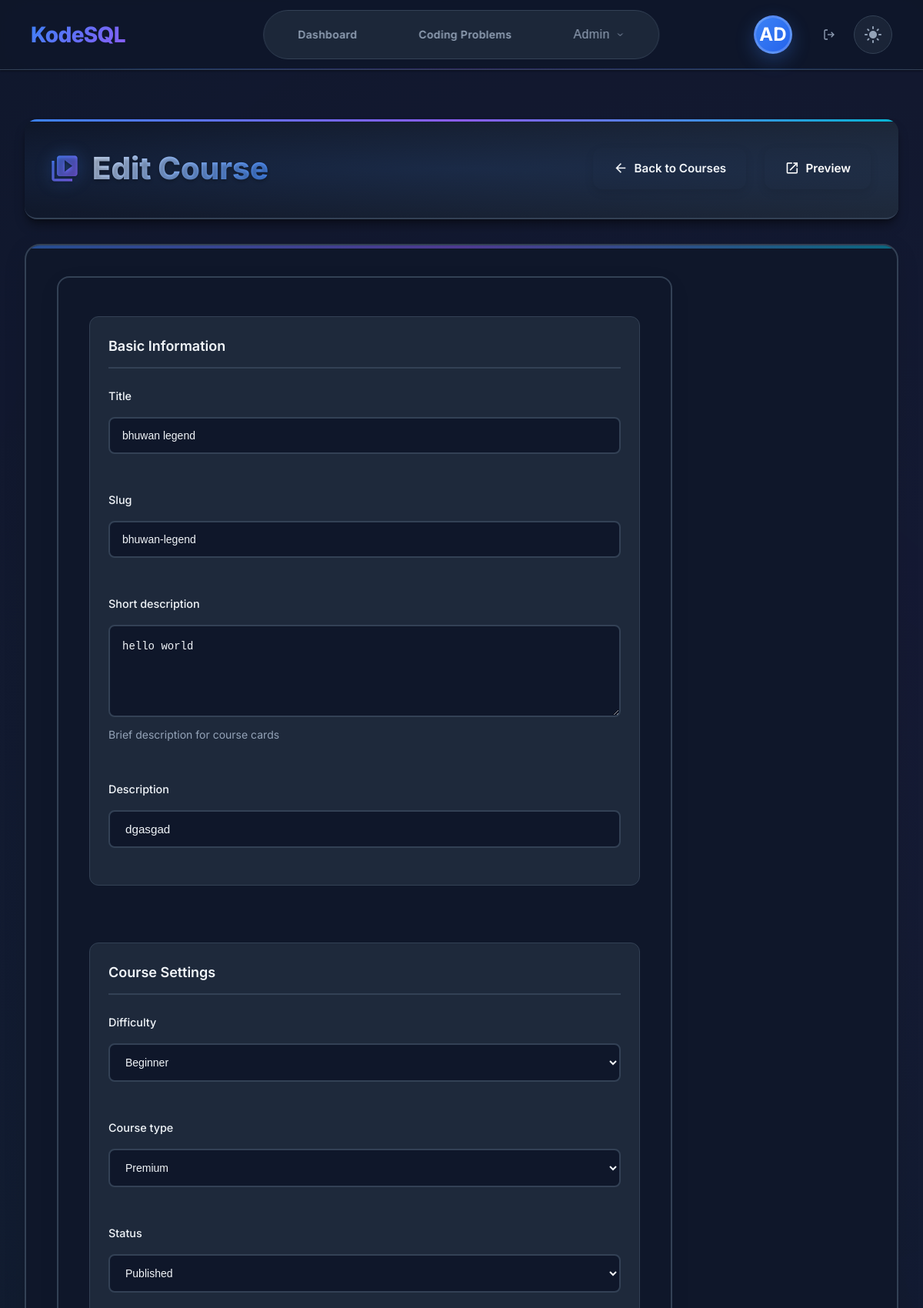
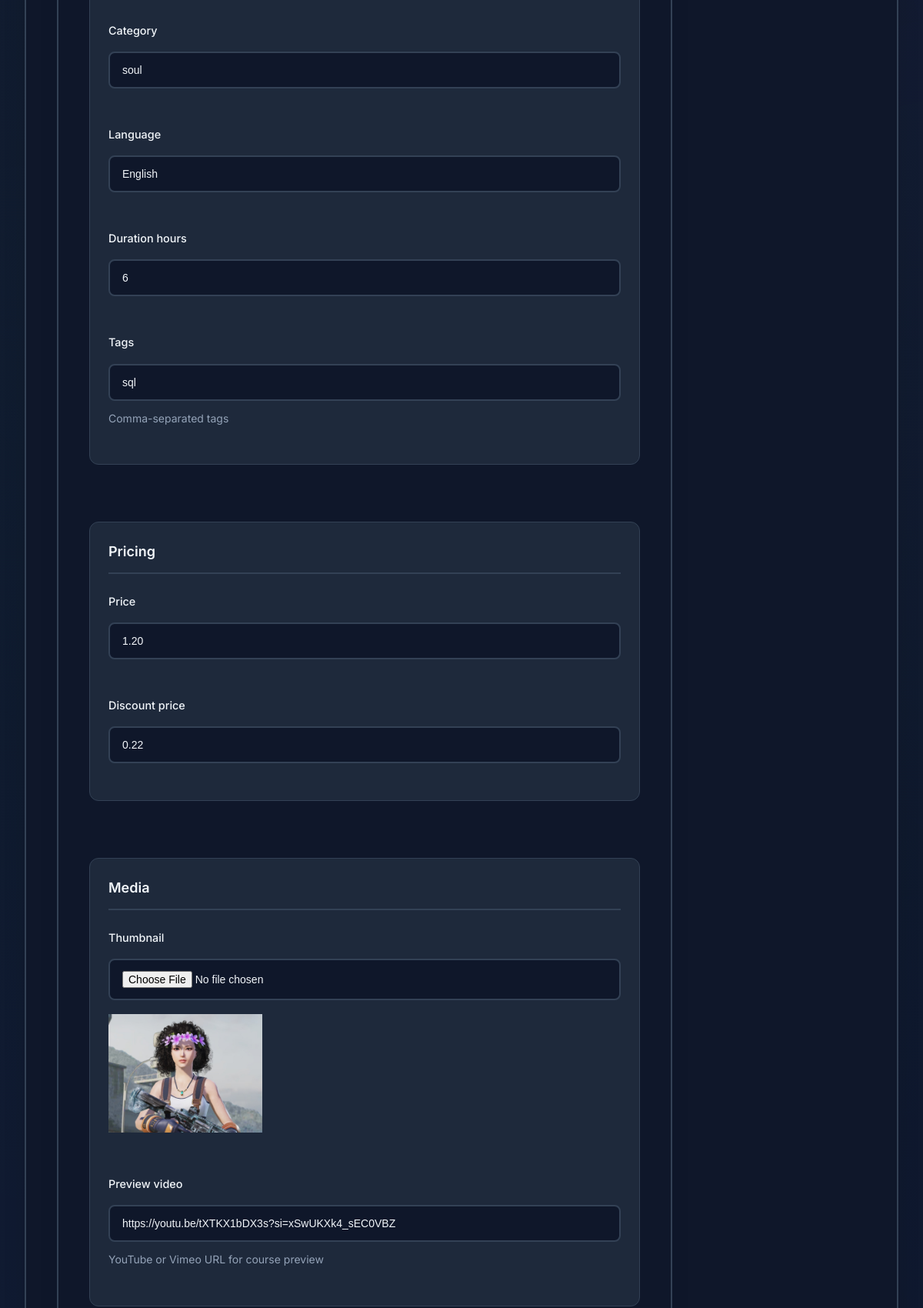
The page /courses/admin/bhuwan-legend/edit/ (signed in, upper part) on the database its author committed (2 pictures, top to bottom).
### users/models.py (models this page shows, shortened)
class User(AbstractUser):
    email = models.EmailField(unique=True)
    is_email_verified = models.BooleanField(default=False)
    created_at = models.DateTimeField(auto_now_add=True)
    updated_at = models.DateTimeField(auto_now=True)
    USERNAME_FIELD = 'email'
    REQUIRED_FIELDS = ['username']

### courses/models.py (models this page shows, shortened)
class Course(models.Model):
    DIFFICULTY_CHOICES = [
        ('beginner', 'Beginner'),
        ('intermediate', 'Intermediate'),
        ('advanced', 'Advanced'),
    ]
    COURSE_TYPE_CHOICES = [
        ('free', 'Free'),
        ('paid', 'Paid'),
        ('premium', 'Premium'),
    ]
    STATUS_CHOICES = [
        ('draft', 'Draft'),
        ('published', 'Published'),
        ('archived', 'Archived'),
    ]
    title = models.CharField(max_length=255)
    slug = models.SlugField(max_length=255, unique=True)
    description = CKEditor5Field(config_name='tutorial')
    short_description = models.TextField(max_length=500, help_text="Brief description for course cards")
    difficulty = models.CharField(max_length=15, choices=DIFFICULTY_CHOICES, default='beginner')
    course_type = models.CharField(max_length=10, choices=COURSE_TYPE_CHOICES, default='free')
    status = models.CharField(max_length=10, choices=STATUS_CHOICES, default='draft')
    price = models.DecimalField(max_digits=10, decimal_places=2, default=0.00)
    discount_price = models.DecimalField(max_digits=10, decimal_places=2, null=True, blank=True)
    thumbnail = models.ImageField(upload_to='courses/thumbnails/', blank=True, null=True)
    preview_video = models.URLField(blank=True, help_text="YouTube or Vimeo URL for course preview")
    duration_hours = models.PositiveIntegerField(default=0, help_text="Estimated course duration in hours")
    skill_level = models.CharField(max_length=50, blank=True, help_text="e.g., 'No prior experience needed'")
    language = models.CharField(max_length=50, default='English')
    tags = models.CharField(max_length=500, blank=True, help_text="Comma-separated tags")
    category = models.CharField(max_length=100, blank=True)
    prerequisites = CKEditor5Field(config_name='tutorial', blank=True)
    learning_outcomes = CKEditor5Field(config_name='tutorial', blank=True)
    is_featured = models.BooleanField(default=False)
    allow_preview = models.BooleanField(default=True, help_text="Allow non-enrolled users to preview first module")
    certificate_enabled = models.BooleanField(default=True)
    order = models.PositiveIntegerField(default=0)
    created_at = models.DateTimeField(auto_now_add=True)
    updated_at = models.DateTimeField(auto_now=True)
    published_at = models.DateTimeField(null=True, blank=True)
    instructor = models.ForeignKey(settings.AUTH_USER_MODEL, on_delete=models.CASCADE, related_name='courses_taught')
    class Meta:
        ordering = ['order', '-created_at']
        indexes = [
            models.Index(fields=['status', 'course_type']),
            models.Index(fields=['difficulty', 'category']),
            models.Index(fields=['-created_at']),
        ]

### courses/views.py (the view)
# urls.py: path('admin/<slug:slug>/edit/', views.admin_course_edit, name='admin_course_edit'),
@staff_member_required
def admin_course_edit(request, slug):
    course = get_object_or_404(Course, slug=slug)
    if request.method == 'POST':
        form = CourseForm(request.POST, request.FILES, instance=course, user=request.user)
        if form.is_valid():
            course = form.save()
            messages.success(request, f'Course "{course.title}" updated successfully!')
            return redirect('courses:admin_course_detail', slug=course.slug)
    else:
        form = CourseForm(instance=course, user=request.user)
    context = {
        'page_title': f'Edit: {course.title}',
        'form': form,
        'course': course,
    }
    return render(request, 'courses/admin/course_form.html', context)

### templates/courses/admin/course_form.html (shortened to what this page needs)
{% extends 'admin_base.html' %}
{% load static %}
{% block extra_css %}
{{ block.super }}
<link rel="stylesheet" href="{% static 'css/courses.css' %}">
<link rel="stylesheet" href="{% static 'css/admin-subscription-plans.css' %}">
{% endblock %}
{% block admin_content %}
<div class="admin-header">
    <div class="admin-header-content">
        <h1>
            <span class="material-icons">video_library</span>
            {% if course %}Edit Course{% else %}Create Course{% endif %}
        </h1>
        <div class="admin-actions">
            <a href="{% url 'courses:admin_courses_list' %}" class="btn btn-secondary">
                <span class="material-icons">arrow_back</span>
                Back to Courses
            </a>
            {% if course %}
            <a href="{% url 'courses:course_detail' course.slug %}" class="btn btn-info" target="_blank">
                <span class="material-icons">open_in_new</span>
                Preview
            </a>
            {% endif %}
        </div>
    </div>
</div>
<div class="admin-content-section">
    <form method="post" enctype="multipart/form-data" class="admin-form">
        <div class="form-sections">
                <div class="form-section">
                    <h3>Basic Information</h3>
                    <div class="form-grid">
                        <div class="form-group">
                            <label for="{{ form.title.id_for_label }}">{{ form.title.label }}</label>
                            {{ form.title }}
                        </div>
                        <div class="form-group">
                            <label for="{{ form.slug.id_for_label }}">{{ form.slug.label }}</label>
                            {{ form.slug }}
                        </div>
                        <div class="form-group full-width">
                            <label for="{{ form.short_description.id_for_label }}">{{ form.short_description.label }}</label>
                            {{ form.short_description }}
                            {% if form.short_description.help_text %}
                            <small class="help-text">{{ form.short_description.help_text }}</small>
                            {% endif %}
                        </div>
                        <div class="form-group full-width">
                            <label for="{{ form.description.id_for_label }}">{{ form.description.label }}</label>
                            {{ form.description }}
                        </div>
                    </div>
                </div>
                <div class="form-section">
                    <h3>Course Settings</h3>
                    <div class="form-grid">
                        <div class="form-group">
                            <label for="{{ form.difficulty.id_for_label }}">{{ form.difficulty.label }}</label>
                            {{ form.difficulty }}
                        </div>
                        <div class="form-group">
                            <label for="{{ form.course_type.id_for_label }}">{{ form.course_type.label }}</label>
                            {{ form.course_type }}
                        </div>
                        <div class="form-group">
                            <label for="{{ form.status.id_for_label }}">{{ form.status.label }}</label>
                            {{ form.status }}
                        </div>
                        <div class="form-group">
                            <label for="{{ form.category.id_for_label }}">{{ form.category.label }}</label>
                            {{ form.category }}
                        </div>
                        <div class="form-group">
                            <label for="{{ form.language.id_for_label }}">{{ form.language.label }}</label>
                            {{ form.language }}
                        </div>
                        <div class="form-group">
                            <label for="{{ form.duration_hours.id_for_label }}">{{ form.duration_hours.label }}</label>
                            {{ form.duration_hours }}
                        </div>
                        <div class="form-group full-width">
                            <label for="{{ form.tags.id_for_label }}">{{ form.tags.label }}</label>
                            {{ form.tags }}
                            {% if form.tags.help_text %}
                            <small class="help-text">{{ form.tags.help_text }}</small>
                            {% endif %}
                        </div>
                    </div>
                </div>
                <div class="form-section">
                    <h3>Pricing</h3>
                    <div class="form-grid">
                        <div class="form-group">
                            <label for="{{ form.price.id_for_label }}">{{ form.price.label }}</label>
                            {{ form.price }}
                        </div>
                        <div class="form-group">
                            <label for="{{ form.discount_price.id_for_label }}">{{ form.discount_price.label }}</label>
                            {{ form.discount_price }}
                        </div>
                    </div>
                </div>
                <div class="form-section">
                    <h3>Media</h3>
                    <div class="form-grid">
                        <div class="form-group">
                            <label for="{{ form.thumbnail.id_for_label }}">{{ form.thumbnail.label }}</label>
                            {{ form.thumbnail }}
                            {% if course.thumbnail %}
                            <div class="current-image">
                                <img src="{{ course.thumbnail.url }}" alt="Current thumbnail" style="max-width: 200px; margin-top: 10px;">
                            </div>
                            {% endif %}
                        </div>
                        <div class="form-group">
                            <label for="{{ form.preview_video.id_for_label }}">{{ form.preview_video.label }}</label>
                            {{ form.preview_video }}
                            {% if form.preview_video.help_text %}
                            <small class="help-text">{{ form.preview_video.help_text }}</small>
                            {% endif %}
                        </div>
                    </div>
                </div>
            </div>
        </div>
</div>
{% endblock %}

### templates/base.html (shortened to what this page needs)
{% load static %}
<!DOCTYPE html>
<html lang="en" data-theme="dark">
<head>
    <link rel="stylesheet" href="{% static 'css/base.css' %}">
    <link rel="stylesheet" href="{% static 'css/theme.css' %}">
    <link rel="stylesheet" href="{% static 'css/modern-header.css' %}">
    <link rel="stylesheet" href="{% static 'css/admin-dropdown-fix.css' %}">
    <link rel="stylesheet" href="{% static 'css/responsive.css' %}">
    {% block extra_css %}{% endblock %}
</head>
<body>
    <header class="header">
        <div class="tile-wrap">
            <a href="{% url 'core:landing_page' %}" class="logo">KodeSQL</a>
            <div class="nav-items" id="navItems">
                <a href="{% url 'core:dashboard' %}" class="nav-item">Dashboard</a>
                <a href="{% url 'challenges:challenges_list' %}" class="nav-item">Coding Problems</a>
                {% if request.user.is_staff %}
                    <div class="nav-dropdown">
                        <button class="nav-item admin-nav-btn">
                            Admin
                            <svg width="12" height="12" viewBox="0 0 24 24" fill="none" stroke="currentColor" stroke-width="2">
                                <polyline points="6 9 12 15 18 9"></polyline>
                            </svg>
                        </button>
                    </div>
                {% endif %}
            </div>
            <div class="user-menu">
                {% if request.user.is_authenticated %}
                    <a href="{% url 'users:profile' %}" class="user-avatar-link">
                        {% if request.user.profile.profile_picture %}
                            <img src="{{ request.user.profile.profile_picture.url }}" alt="Profile Picture" class="user-avatar-image">
                        {% else %}
                            <div class="user-avatar">
                                {% if request.user.first_name and request.user.last_name %}
                                    {{ request.user.first_name|first|upper }}{{ request.user.last_name|first|upper }}
                                {% elif request.user.first_name %}
                                    {{ request.user.first_name|first|upper }}{{ request.user.first_name|slice:"1:2"|upper }}
                                {% else %}
                                    {{ request.user.email|first|upper }}{{ request.user.email|slice:"1:2"|upper }}
                                {% endif %}
                            </div>
                        {% endif %}
                    </a>
                    <a href="{% url 'users:logout' %}" class="logout-btn" title="Logout">
                        <svg width="16" height="16" viewBox="0 0 24 24" fill="none" stroke="currentColor" stroke-width="2">
                            <path d="M9 21H5a2 2 0 0 1-2-2V5a2 2 0 0 1 2-2h4"/>
                            <polyline points="16 17 21 12 16 7"/>
                            <line x1="21" y1="12" x2="9" y2="12"/>
                        </svg>
                    </a>
                {% else %}
                    <div class="auth-buttons">
                        <a href="{% url 'users:login' %}" class="nav-item">Login</a>
                        <a href="{% url 'users:register' %}" class="nav-item btn-primary">Sign Up</a>
                    </div>
                {% endif %}
                <button class="theme-toggle" onclick="toggleTheme()">
                    <span class="material-icons">dark_mode</span>
                </button>
            </div>
        </div>
    </header>
    <main class="main-content">
        {% block content %}{% endblock %}
    </main>
</body>
</html>

### rows shown on the page
User: user.email|first "A", user.email "D"
Course: title "bhuwan legend", slug "bhuwan-legend", short_description "hello world", description "dgasgad", difficulty "Beginner", course_type "Premium", status "Published", category "soul", language "English", duration_hours "6", tags "sql", price "1.20", discount_price "0.22", thumbnail (picture), preview_video "https://youtu.be/tXTKX1bDX3s?si=xSwUKXk4_sEC0VBZ"
